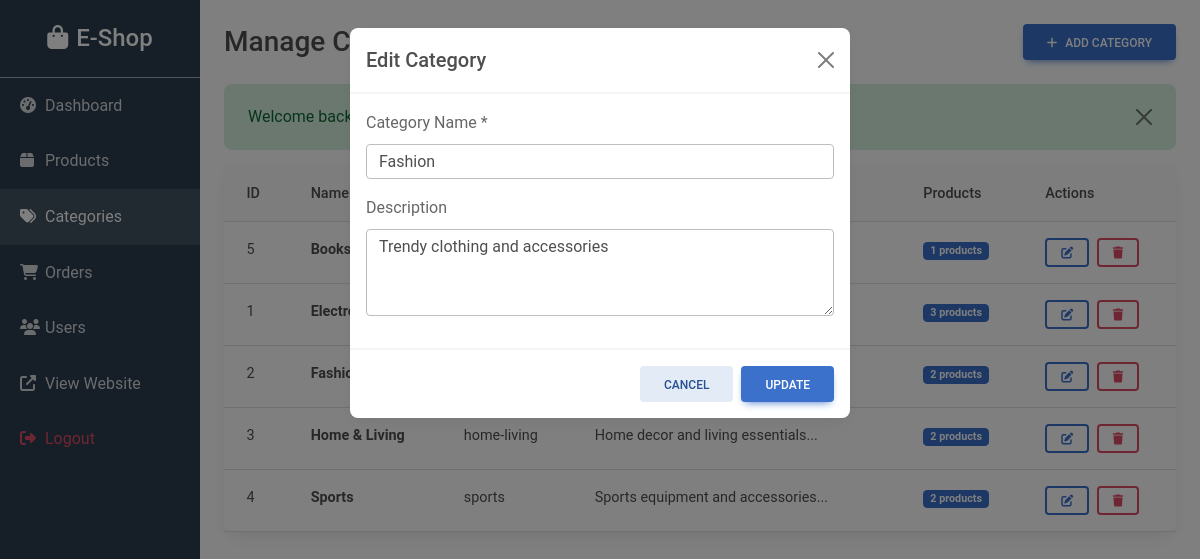
The app's page /admin/categories.php?edit=2 (signed in) with its own data.
### tables this page shows
CREATE TABLE IF NOT EXISTS categories (
    id INT AUTO_INCREMENT PRIMARY KEY,
    name VARCHAR(100) NOT NULL,
    slug VARCHAR(100) NOT NULL UNIQUE,
    description TEXT,
    image VARCHAR(255),
    status TINYINT DEFAULT 1,
    created_at TIMESTAMP DEFAULT CURRENT_TIMESTAMP
);

### admin/categories.php (the view, shortened to what this page needs)
<?php
require_once '../includes/db_connect.php';
$categories = $conn->query("SELECT * FROM categories WHERE status = 1 ORDER BY name");
$editCategory = null;
if (isset($_GET['edit'])) {
    $editId = intval($_GET['edit']);
    $result = $conn->query("SELECT * FROM categories WHERE id = $editId");
    $editCategory = $result->fetch_assoc();
}
?>
<!DOCTYPE html>
<html lang="en">
<head>
    <link href="https://cdnjs.cloudflare.com/ajax/libs/mdb-ui-kit/6.4.0/mdb.min.css" rel="stylesheet">
    <link href="https://cdnjs.cloudflare.com/ajax/libs/font-awesome/6.4.0/css/all.min.css" rel="stylesheet">
</head>
<body>
    <div class="container-fluid">
        <div class="row">
            <div class="col-md-3 col-lg-2 px-0 admin-sidebar">
                <div class="d-flex align-items-center justify-content-center py-4 border-bottom border-secondary">
                    <h4 class="text-white mb-0"><i class="fas fa-shopping-bag me-2"></i>E-Shop</h4>
                </div>
                <nav class="nav flex-column">
                    <a href="index.php" class="nav-link"><i class="fas fa-tachometer-alt"></i>Dashboard</a>
                    <a href="products.php" class="nav-link"><i class="fas fa-box"></i>Products</a>
                    <a href="categories.php" class="nav-link active"><i class="fas fa-tags"></i>Categories</a>
                    <a href="orders.php" class="nav-link"><i class="fas fa-shopping-cart"></i>Orders</a>
                    <a href="users.php" class="nav-link"><i class="fas fa-users"></i>Users</a>
                    <a href="../index.php" class="nav-link" target="_blank"><i class="fas fa-external-link-alt"></i>View Website</a>
                    <a href="../logout.php" class="nav-link text-danger"><i class="fas fa-sign-out-alt"></i>Logout</a>
                </nav>
            </div>
            <div class="col-md-9 col-lg-10 p-4">
                <div class="d-flex justify-content-between align-items-center mb-4">
                    <h3 class="mb-0">Manage Categories</h3>
                    <button type="button" class="btn btn-primary" data-mdb-toggle="modal" data-mdb-target="#categoryModal">
                        <i class="fas fa-plus me-2"></i>Add Category
                    </button>
                </div>
                <div class="card">
                    <div class="card-body p-0">
                        <div class="table-responsive">
                            <table class="table table-hover mb-0">
                                <thead class="bg-light">
                                    <tr>
                                        <th>ID</th>
                                        <th>Name</th>
                                        <th>Slug</th>
                                        <th>Description</th>
                                        <th>Products</th>
                                        <th>Actions</th>
                                    </tr>
                                </thead>
                                <tbody>
                                    <?php while($category = $categories->fetch_assoc()):
                                        $productCount = $conn->query("SELECT COUNT(*) as count FROM products WHERE category_id = {$category['id']} AND status = 1")->fetch_assoc()['count'];
                                    ?>
                                    <tr>
                                        <td><?php echo $category['id']; ?></td>
                                        <td><strong><?php echo $category['name']; ?></strong></td>
                                        <td><?php echo $category['slug']; ?></td>
                                        <td><?php echo substr($category['description'], 0, 50); ?>...</td>
                                        <td><span class="badge bg-primary"><?php echo $productCount; ?> products</span></td>
                                        <td>
                                            <a href="categories.php?edit=<?php echo $category['id']; ?>" class="btn btn-sm btn-outline-primary me-1"><i class="fas fa-edit"></i></a>
                                            <a href="categories.php?delete=<?php echo $category['id']; ?>" class="btn btn-sm btn-outline-danger" onclick="return confirm('Are you sure? This will not delete associated products.')"><i class="fas fa-trash"></i></a>
                                        </td>
                                    </tr>
                                    <?php endwhile; ?>
                                </tbody>
                            </table>
                        </div>
                    </div>
                </div>
            </div>
        </div>
    </div>
    <div class="modal fade" id="categoryModal" tabindex="-1">
        <div class="modal-dialog">
            <div class="modal-content">
                <div class="modal-header">
                    <h5 class="modal-title"><?php echo $editCategory ? 'Edit' : 'Add'; ?> Category</h5>
                    <button type="button" class="btn-close" data-mdb-dismiss="modal"></button>
                </div>
                <form method="POST" action="">
                    <div class="modal-body">
                        <div class="mb-3">
                            <label class="form-label">Category Name *</label>
                            <input type="text" name="name" class="form-control" value="<?php echo $editCategory['name'] ?? ''; ?>" required>
                        </div>
                        <div class="mb-3">
                            <label class="form-label">Description</label>
                            <textarea name="description" class="form-control" rows="3"><?php echo $editCategory['description'] ?? ''; ?></textarea>
                        </div>
                    </div>
                    <div class="modal-footer">
                        <button type="button" class="btn btn-secondary" data-mdb-dismiss="modal">Cancel</button>
                        <button type="submit" class="btn btn-primary"><?php echo $editCategory ? 'Update' : 'Add'; ?></button>
                    </div>
                </form>
            </div>
        </div>
    </div>
</body>
</html>

### admin/categories.php (style rules this page uses)
.admin-sidebar { min-height: 100vh; background: #2c3e50; }
.admin-sidebar .nav-link { color: rgba(255,255,255,0.8); padding: 15px 20px; }
.admin-sidebar .nav-link:hover, .admin-sidebar .nav-link.active { background: rgba(255,255,255,0.1); color: white; }
.admin-sidebar .nav-link i { width: 25px; }

### records on screen
categories: id "5", name "Books", productCount "1"
categories: id "1", name "Electronics", productCount "3"
categories: id "2", name "Fashion", description "Trendy clothing and accessories"
categories: id "3", name "Home & Living", slug "home-living", description "Home decor and living essentials", productCount "2"
categories: id "4", name "Sports", slug "sports", description "Sports equipment and accessories", productCount "2"

### other values on screen
$_SESSION['flash_message'] "Welcome back, Admin!"
